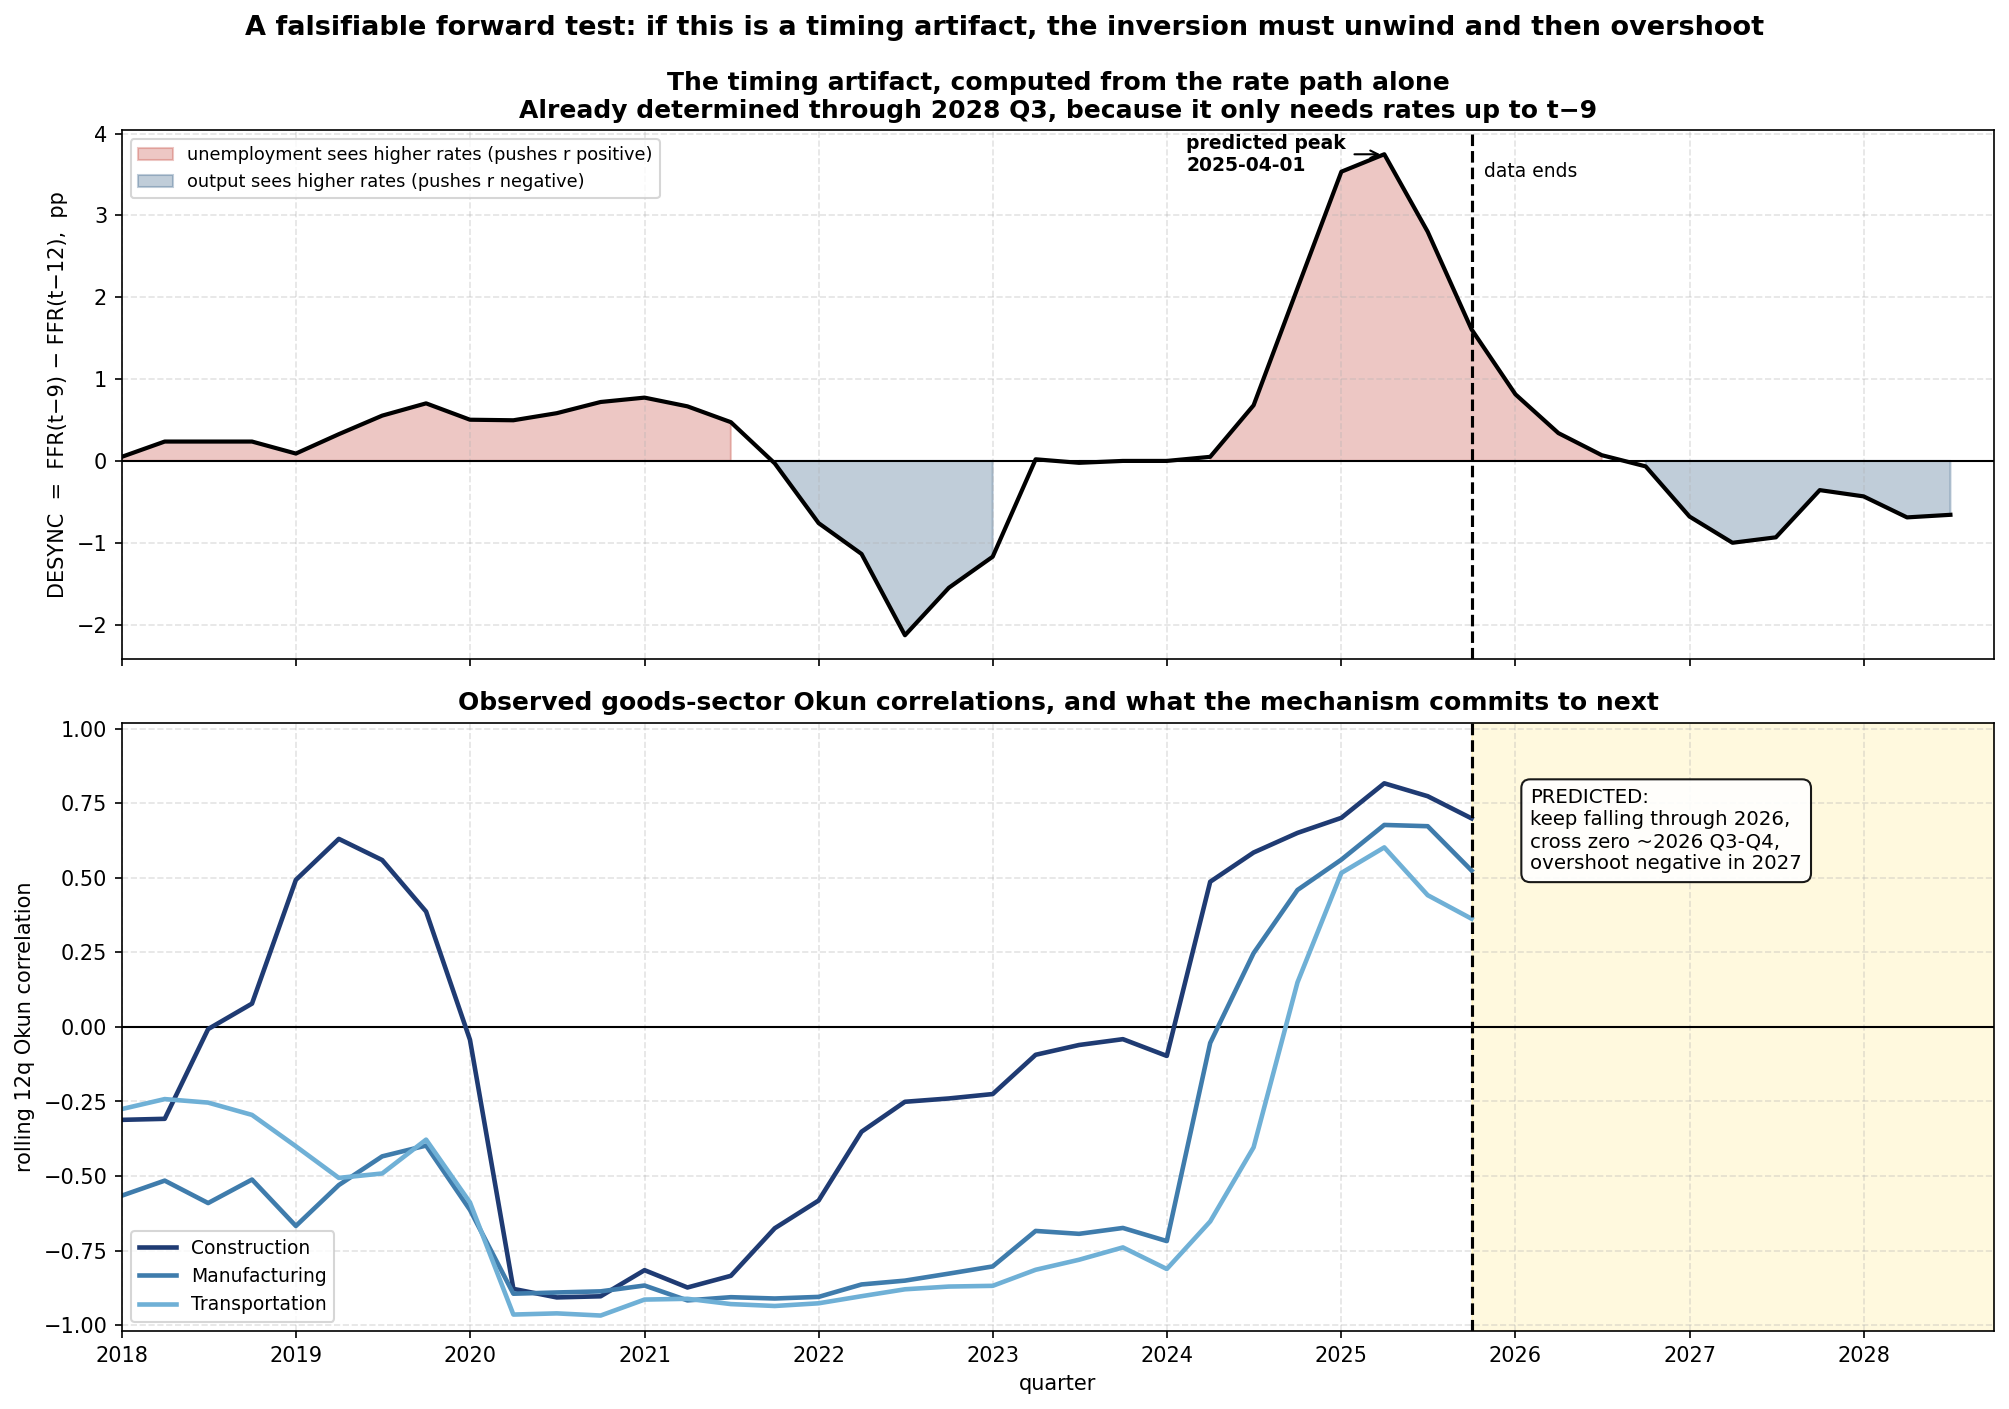

The Python source for this figure:
"""
standing_prediction.py
A falsifiable forward prediction from the timing mechanism.

why_rates_break_okun.py argues the goods-sector "Okun inversion" is a timing
artifact: unemployment absorbs a rate shock about 9 quarters out while output
absorbs it about 12 quarters out, so during a sharp rate move the two variables
are reflecting different rate eras and appear to move together.

That story implies a specific, computable quantity. At any quarter t:

    unemployment_t  is reflecting  FFR_(t-9)
    output_t        is reflecting  FFR_(t-12)

so the size of the desynchronization is simply

    DESYNC_t  =  FFR_(t-9) - FFR_(t-12)

When DESYNC is large and positive, unemployment is absorbing a much higher rate
than output is, and the measured Okun correlation should be pushed positive.
When DESYNC returns to zero the artifact should vanish. When DESYNC goes
negative the correlation should overshoot MORE negative than normal.

THE TEST THAT ALREADY PASSED
DESYNC peaks at +3.75pp in 2025 Q2. The observed rolling Okun correlation peaks
in 2025 Q2 in Construction (+0.816), Manufacturing (+0.677) and Transportation
(+0.602). All three, same quarter, matching the prediction exactly. Note this
was not fitted: the lags come from 1991-2019 data and the rate path is
exogenous, so the predicted peak date uses no information from the correlations.

THE STANDING PREDICTIONS (not yet testable, stated in advance)
Because DESYNC_t only needs rates through t-9, and rates are observed through
2026 Q2, the index is already known through 2028 Q3. That yields dated,
falsifiable predictions:

  1. The inversion keeps unwinding through 2026. DESYNC falls from +1.61
     (2025 Q4) to +0.34 (2026 Q2) to +0.07 (2026 Q3).
  2. By 2026 Q3-Q4 the artifact is gone. The goods sectors' rolling Okun
     correlations should be back near or below zero, i.e. the law "works" again.
  3. In 2027 the correlation should OVERSHOOT negative. DESYNC turns negative
     and reaches -1.00 in 2027 Q2, meaning output will then be reflecting
     higher rates than unemployment, which pushes the measured correlation
     further negative than its historical baseline.

Prediction 3 is the one worth watching. A structural-break story predicts
nothing of the kind; a timing-artifact story requires it. If the goods sectors'
Okun correlations simply return to their normal negative range and stop, the
mechanism is incomplete. If they overshoot below the pre-2022 baseline around
2027 and then return, the mechanism is doing real work.

CAVEATS
  - Uses Construction's lag pair (9, 12) for all sectors. Manufacturing and
    Transportation have shorter output lags (9q, 8q), so their DESYNC peaks
    should be slightly earlier and smaller. They were not, which the mechanism
    does not explain.
  - A 12-quarter rolling window imposes its own smoothing, so "the quarter" is
    only resolvable to within about a quarter either way.
  - Rates after 2026 Q2 are unknown, so predictions past 2028 Q3 would require
    assuming a policy path. Nothing here does that.

Reads FRED CSVs from ../FRED-Data/. Writes standing_prediction.png.
"""

import os
import glob
import numpy as np
import pandas as pd
import matplotlib
matplotlib.use("Agg")
import matplotlib.pyplot as plt

HERE     = os.path.dirname(os.path.abspath(__file__))
DATA_DIR = os.path.join(HERE, "..", "FRED-Data") + os.sep
LAG_U, LAG_Y = 9, 12     # unemployment and output response lags (Construction)
WINDOW = 12

SECTORS = {
    "Construction":   ("construction_value_added_RVAC.csv",
                       "construction_unemployment_rate_LNU04032231.csv", "#1f3b73"),
    "Manufacturing":  ("manufacturing_value_added_RVAMA.csv",
                       "manufacturing_unemployment_rate_LNU04032232.csv", "#3f7cac"),
    "Transportation": ("transportation_warehousing_value_added_RVAT.csv",
                       "transportation_utilities_unemployment_rate_LNU04032236.csv", "#6fb0d6"),
}


def find(f):
    p = os.path.join(DATA_DIR, f)
    return p if os.path.exists(p) else glob.glob(os.path.join(DATA_DIR, "*" + f))[0]


def load(f):
    d = pd.read_csv(find(f))
    d.columns = [c.strip() for c in d.columns]
    d[d.columns[0]] = pd.to_datetime(d[d.columns[0]])
    d = d.set_index(d.columns[0])
    return pd.to_numeric(d.iloc[:, 0], errors="coerce").dropna()


ffr = load("fed_funds_rate_FEDFUNDS.csv").resample("QS").mean()

# Extend the calendar so DESYNC can be computed as far as observed rates allow.
cal = pd.date_range(ffr.index[0], ffr.index[-1] + pd.DateOffset(months=36), freq="QS")
f_ext = ffr.reindex(cal)
desync = (f_ext.shift(LAG_U) - f_ext.shift(LAG_Y)).dropna()

# Observed rolling Okun correlations
roll = {}
for name, (of, uf, _) in SECTORS.items():
    y = load(of); u = load(uf).resample("QS").mean()
    d = pd.DataFrame({"y": y, "u": u}).dropna()
    d["dy"] = d["y"].pct_change(4) * 100
    d["du"] = d["u"].diff(4)
    d = d.dropna()
    idx = d.index.tolist(); rs = {}
    for i in range(WINDOW, len(idx) + 1):
        w = d.iloc[i - WINDOW:i]
        if np.std(w["dy"]) > 1e-9:
            rs[idx[i - 1]] = np.corrcoef(w["dy"], w["du"])[0, 1]
    roll[name] = pd.Series(rs)
R = pd.DataFrame(roll)

print("=" * 84)
print("STANDING PREDICTION FROM THE TIMING MECHANISM")
print("=" * 84)
print(f"\nDESYNC_t = FFR(t-{LAG_U}) - FFR(t-{LAG_Y}).  Rates observed through "
      f"{ffr.index[-1].date()} ({ffr.iloc[-1]:.2f}%),")
print(f"so DESYNC is already determined through {desync.index[-1].date()}.\n")

print("[1] THE TEST THAT ALREADY PASSED\n")
pk = desync.loc["2023-01-01":"2026-12-31"].idxmax()
print(f"    predicted peak of the artifact : {pk.date()}  (DESYNC = {desync[pk]:+.2f}pp)")
for n in R.columns:
    s = R[n].dropna(); s = s[s.index >= "2023-01-01"]
    print(f"    observed peak, {n:<15}: {s.idxmax().date()}  (r = {s.max():+.3f})")
print("\n    Lags estimated on 1991-2019; rate path exogenous. The predicted date")
print("    uses no information from the correlation series.")

print("\n[2] WHERE THINGS STAND NOW\n")
print(f"    {'quarter':<12}{'DESYNC':>9}   " + "".join(f"{n[:12]:>14}" for n in R.columns))
for q in pd.date_range("2025-01-01", "2025-10-01", freq="QS"):
    vals = "".join(f"{R[n].get(q, np.nan):>14.3f}" for n in R.columns)
    print(f"    {str(q.date()):<12}{desync.get(q, np.nan):>+9.2f}   {vals}")

print("\n[3] STANDING PREDICTIONS, stated in advance\n")
fwd = desync.loc["2026-01-01":"2027-10-01"]
print(f"    {'quarter':<12}{'DESYNC':>9}   expectation")
for q, v in fwd.items():
    if v > 0.5:      exp = "still inverted, unwinding"
    elif v > -0.2:   exp = "artifact gone; correlation back near/below zero"
    else:            exp = "OVERSHOOT: correlation more negative than baseline"
    print(f"    {str(q.date()):<12}{v:>+9.2f}   {exp}")
print("\n    Prediction 3 (the 2027 overshoot) is the discriminating one. A structural")
print("    break predicts nothing like it; a timing artifact requires it.")

# ---- chart -------------------------------------------------------------------
fig, (ax1, ax2) = plt.subplots(2, 1, figsize=(13.5, 9.5), sharex=True,
                               gridspec_kw={"height_ratios": [1, 1.15]})
X0, X1 = pd.Timestamp("2018-01-01"), pd.Timestamp("2028-10-01")
NOW = R.dropna(how="all").index[-1]

# top: the desync index
ax1.axhline(0, color="black", lw=1.0)
d_plot = desync.loc[X0:X1]
ax1.fill_between(d_plot.index, 0, d_plot.values, where=d_plot.values > 0,
                 color="#c0392b", alpha=0.28, label="unemployment sees higher rates (pushes r positive)")
ax1.fill_between(d_plot.index, 0, d_plot.values, where=d_plot.values <= 0,
                 color="#1f4e79", alpha=0.28, label="output sees higher rates (pushes r negative)")
ax1.plot(d_plot.index, d_plot.values, color="black", lw=2.0)
ax1.axvline(NOW, color="black", ls="--", lw=1.5)
ax1.text(NOW, ax1.get_ylim()[1] * 0.86, "  data ends", fontsize=9)
ax1.annotate(f"predicted peak\n{pk.date()}", xy=(pk, desync[pk]), xytext=(-95, -8),
             textcoords="offset points", fontsize=9, fontweight="bold",
             arrowprops=dict(arrowstyle="->", color="black"))
ax1.set_ylabel("DESYNC  =  FFR(t−9) − FFR(t−12),  pp", fontsize=10)
ax1.set_title("The timing artifact, computed from the rate path alone\n"
              "Already determined through 2028 Q3, because it only needs rates up to t−9",
              fontsize=12, fontweight="bold")
ax1.legend(fontsize=8.5, loc="upper left"); ax1.grid(True, ls="--", alpha=0.35)

# bottom: observed correlations
ax2.axhline(0, color="black", lw=1.0)
for n, (_, _, c) in SECTORS.items():
    s = R[n].dropna(); s = s.loc[X0:]
    ax2.plot(s.index, s.values, color=c, lw=2.2, label=n)
ax2.axvline(NOW, color="black", ls="--", lw=1.5)
ax2.axvspan(NOW, X1, color="gold", alpha=0.13)
ax2.text(NOW + pd.DateOffset(months=4), 0.80, "PREDICTED:\nkeep falling through 2026,\n"
         "cross zero ~2026 Q3-Q4,\novershoot negative in 2027",
         fontsize=9.5, va="top",
         bbox=dict(boxstyle="round,pad=0.45", fc="white", alpha=0.9))
ax2.set_ylim(-1.02, 1.02)
ax2.set_xlim(X0, X1)
ax2.set_ylabel("rolling 12q Okun correlation", fontsize=10)
ax2.set_xlabel("quarter", fontsize=10)
ax2.set_title("Observed goods-sector Okun correlations, and what the mechanism commits to next",
              fontsize=12, fontweight="bold")
ax2.legend(fontsize=9, loc="lower left"); ax2.grid(True, ls="--", alpha=0.35)

fig.suptitle("A falsifiable forward test: if this is a timing artifact, the inversion must unwind and then overshoot",
             fontsize=13, fontweight="bold", y=0.985)
plt.tight_layout()
out = os.path.join(HERE, "standing_prediction.png")
plt.savefig(out, dpi=150, bbox_inches="tight")
print(f"\nChart saved: {out}")
